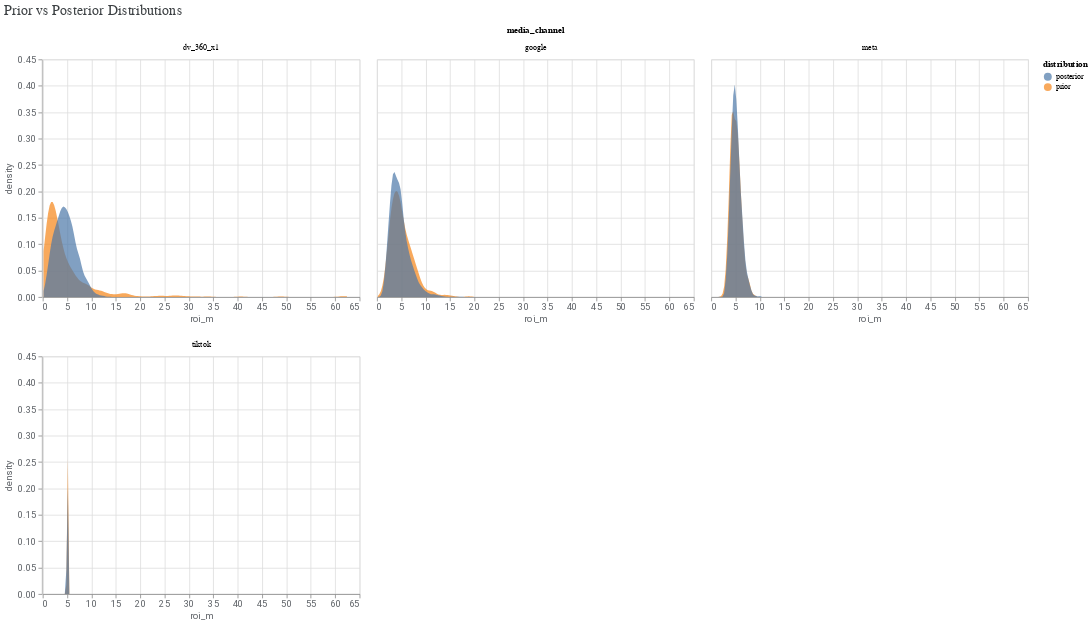

Notebook code for this chart:
### Code cell
model_diagnostics = visualizer.ModelDiagnostics(mmm)
model_diagnostics.plot_prior_and_posterior_distribution()

### Figure 1 — Vega-Lite specification as saved in the notebook (floating-point values rounded to 4 significant figures; data arrays with more than 128 entries replaced by an {"elided": "..."} marker saying what was removed)
{"config": {"view": {"continuousWidth": 300, "continuousHeight": 300}, "axis": {"labelColor": "#5F6368", "labelFont": "Roboto", "labelFontSize": 12, "titleColor": "#5F6368", "titleFont": "Roboto", "titleFontSize": 12, "titleFontWeight": "normal"}}, "data": {"name": "data-a2fe397d52e800c90fa66f13579472a1"}, "facet": {"field": "media_channel", "type": "nominal"}, "spec": {"mark": {"type": "area", "opacity": 0.7}, "encoding": {"color": {"field": "distribution", "type": "nominal"}, "x": {"field": "roi_m", "type": "quantitative"}, "y": {"field": "density", "stack": false, "type": "quantitative"}}, "transform": [{"density": "roi_m", "groupby": ["media_channel", "distribution"], "as": ["roi_m", "density"]}], "width": 400}, "columns": 3, "resolve": {"scale": {"x": "independent"}}, "title": {"text": "Prior vs Posterior Distributions", "anchor": "start", "color": "#3C4043", "font": "Google Sans Display", "fontSize": 18, "fontWeight": "normal", "offset": 10}, "$schema": "https://vega.github.io/schema/vega-lite/v5.20.1.json", "datasets": {"data-a2fe397d52e800c90fa66f13579472a1": {"elided": "22000 records"}}}
